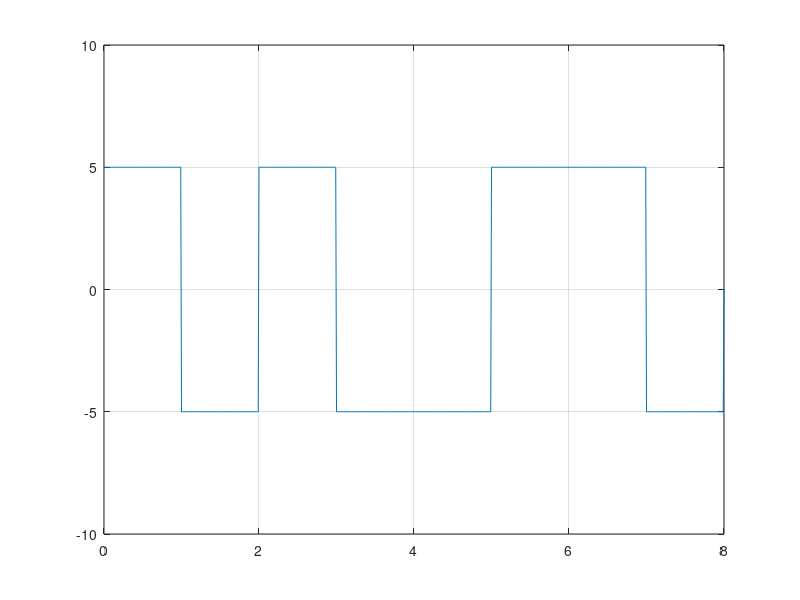

Here is the MATLAB script that generated this plot:
clc;
clear all;
bit_seq = [1,0,1,0,0,1,1,0];
bit_dur = 1;
Fs = 100;
T = bit_dur * size(bit_seq,2)
t = 0:1/Fs:T
x_dig = zeros(1,size(t,2))

v0 = -5
v1 = 5

for i = 1:size(bit_seq,2)
  if bit_seq(i) == 1
     x_dig((i-1)*Fs*bit_dur+1:i*Fs*bit_dur) = v1;
   else
     x_dig((i-1)*Fs*bit_dur+1:i*Fs*bit_dur) = v0;
  endif
endfor

plot(t,x_dig)
xlim([0,T])
ylim([-10,10])
grid on

#Demodulation
counter = 0
for i = 1:size(t,2)
  if t(i) > counter
    counter = counter + 1;
    result(counter) = (x_dig(i) + v1)/10;
  endif
endfor

disp(result)
